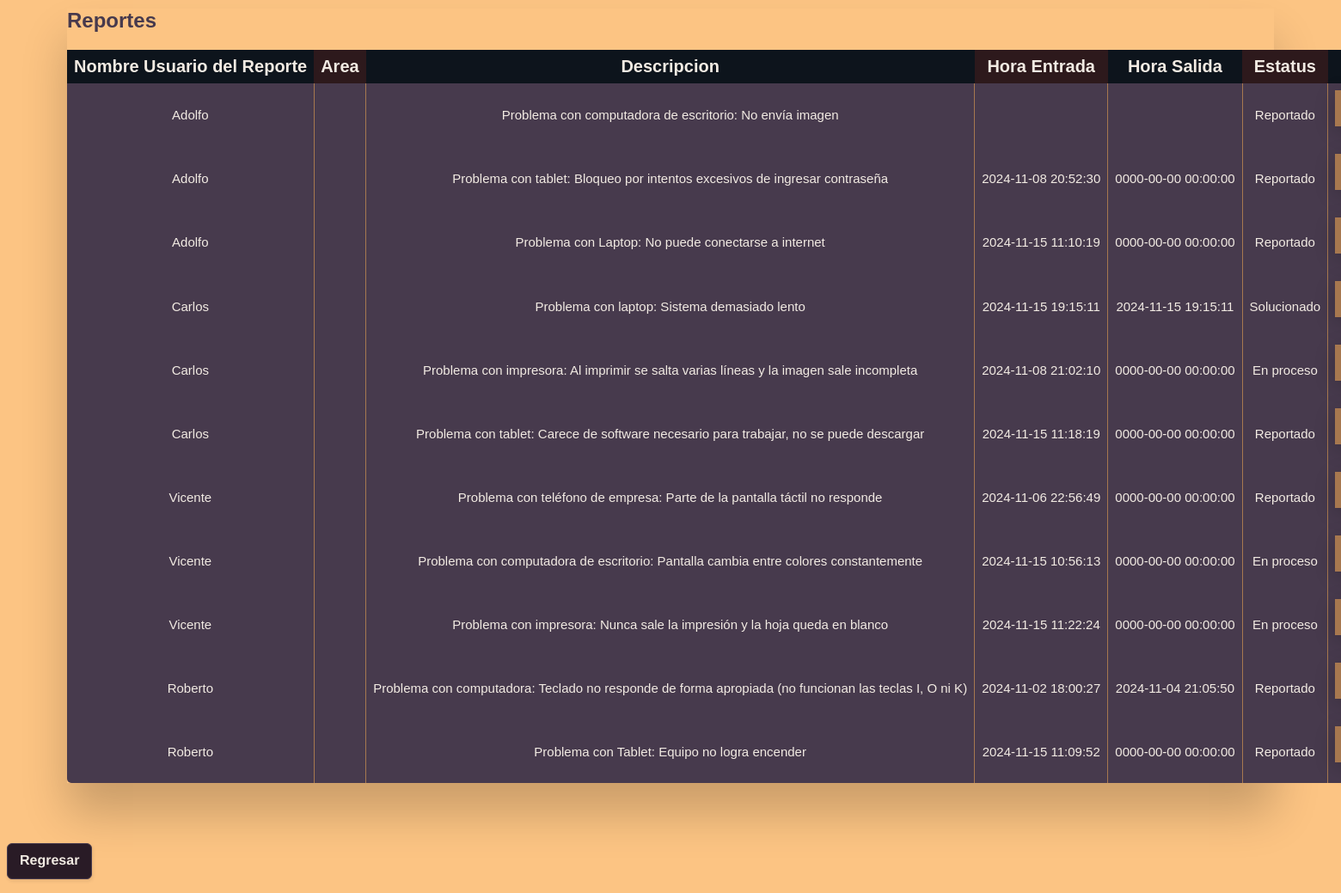
The app's page /tablareporteMantenimientoOLD.php, older data.
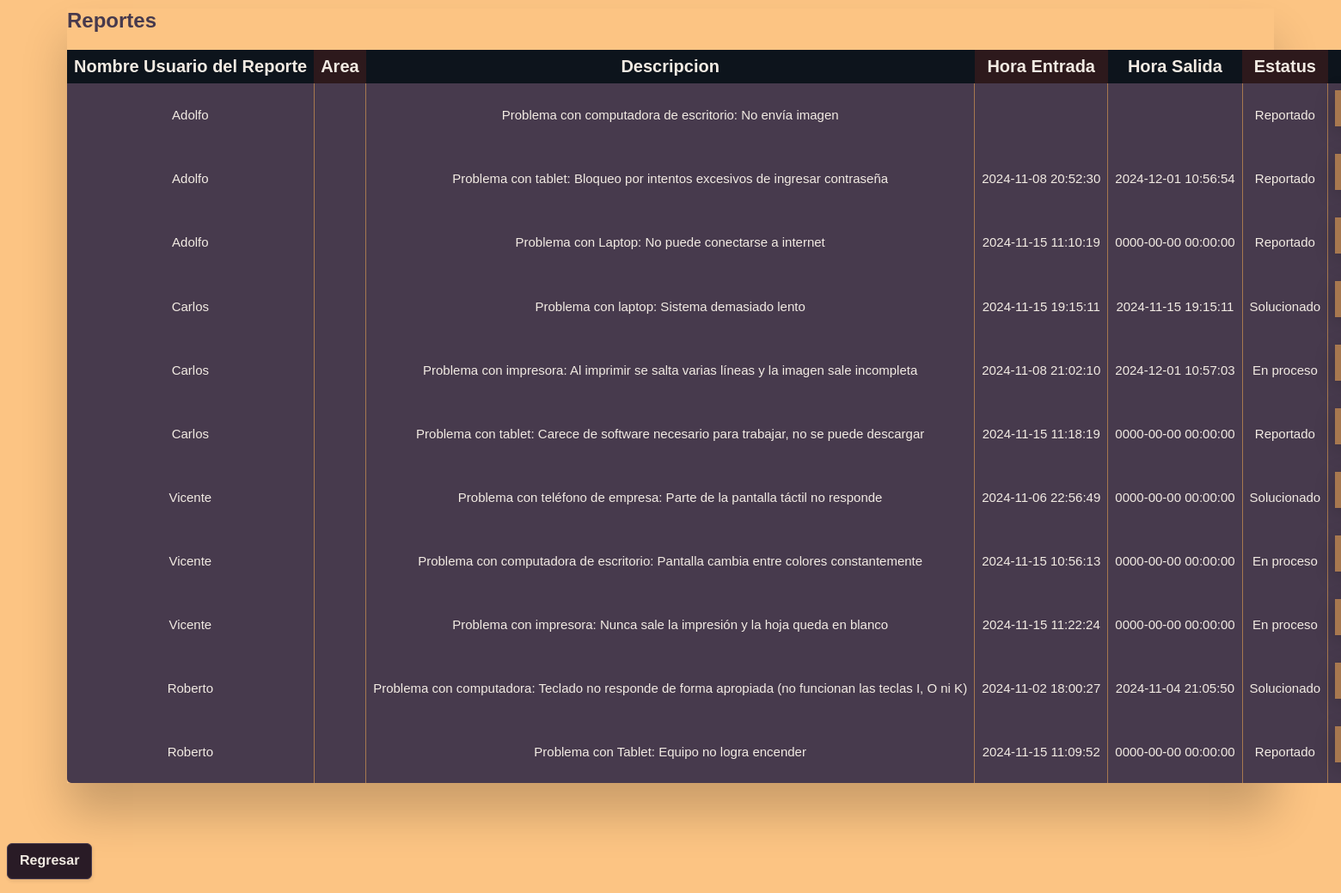
The same page, newer data.
### tables this page shows
CREATE TABLE `usuarioproblema` (
  `IdUsuario` int(11) NOT NULL,
  `IdProblema` int(11) NOT NULL
);

CREATE TABLE `usuario` (
  `ID` int(11) NOT NULL,
  `Nombre` varchar(40) NOT NULL,
  `Contraseña` varchar(14) NOT NULL,
  `Area` varchar(15) NOT NULL
);

CREATE TABLE `problema` (
  `ID` int(11) NOT NULL,
  `Descripción` varchar(255) NOT NULL,
  `Estatus` varchar(20) NOT NULL
);

CREATE TABLE `ticket` (
  `ID` int(11) NOT NULL,
  `HoraEntrada` datetime NOT NULL,
  `HoraSalida` datetime NOT NULL
);

### tablareporteMantenimientoOLD.php (the view, shortened to what this page needs)
<?php
require_once("conn.php");
$queryCP = $conn -> prepare("SELECT * FROM usuarioproblema");
if($queryCP->execute())
{
   echo '
   <link rel="stylesheet" href="css/Guti.css">
<div class="table-wrapper" role="region" tabindex="0">
<table class="fl-table">
    <h2>Reportes</h2>
    <thead>
        <tr>
            <th>Nombre Usuario del Reporte</th>
            <th>Area</th>
            <th>Descripcion</th>
            <th>Hora Entrada</th>
            <th>Hora Salida</th>
            <th>Estatus</th>
            <th>Cambiar estatus</th>
            <th>Agendar cita</th>
        </tr>
        </thead>';
   $resultCP = $queryCP->get_result();
   while($rowCP = $resultCP->fetch_assoc())
   {
      $idUsuarioProblemaActual = $rowCP['IdUsuario'];
      $idProblemaActual = $rowCP['IdProblema'];
      $areaProblemaActual = $rowCP['AreaProblema'];
      $queryCDE = $conn -> prepare("SELECT * FROM problema WHERE ID = ?");
      $queryCDE->bind_param("i",$idProblemaActual);
      $queryCDE->execute();
      $resultCDE = $queryCDE->get_result();
      $rowCDE = $resultCDE->fetch_assoc();
      $estadoProblemaActual = $rowCDE['Estatus'];
      $descProblemaActual = $rowCDE['Descripción'];
      $queryCH = $conn -> prepare("SELECT * FROM ticket WHERE ID = ?");
      $queryCH->bind_param("i",$idProblemaActual);
      $queryCH->execute();
      $resultCH = $queryCH->get_result();
      $rowCH = $resultCH->fetch_assoc();
      $horaenTicketActual = $rowCH['HoraEntrada'];
      $horasaTicketActual = $rowCH['HoraSalida'];
    $queryCN = $conn -> prepare("SELECT Nombre FROM usuario WHERE ID = ?");
    $queryCN->bind_param("i",$idUsuarioProblemaActual);
    $queryCN->execute();
    $resultCN = $queryCN->get_result();
    $rowCN = $resultCN->fetch_assoc();
    $nombreUsuarioProblemaActual = $rowCN['Nombre'];
      echo '
            <tbody>
            <tr>
            <td>'.htmlspecialchars($nombreUsuarioProblemaActual).'</td>
            <td>'.htmlspecialchars($areaProblemaActual).'</td>
            <td>'.htmlspecialchars($descProblemaActual).'</td>
            <td>'.htmlspecialchars($horaenTicketActual).'</td>
            <td>'.htmlspecialchars($horasaTicketActual).'</td>
            <td>'.htmlspecialchars($estadoProblemaActual).'</td>
            <td>
            <form method="post" action="cambiarestatus.php">
            <input name="id" value="'.htmlspecialchars($idProblemaActual).'" style="display:none;"></input>
            <select class="Select1" name="estatus" value="Reportado" selected required>
            <option value="Reportado">Reportado</option>
            <option value="En proceso de solucion">En Proceso</option>
            <option value="Solucionado">Resuelto</option>
            </select>
            <button class="boton1">Cambiar estado</button>
            </form>
            </td>
            <td>
            <form method="post" action="registrarCita.php">
            <input name="idProblema" value="'.htmlspecialchars($idProblemaActual).'" style="display:none;"></input>
            <input name="idUsuario" value="'.htmlspecialchars($idUsuarioProblemaActual).'" style="display:none;"></input>
            <input name="idMantenimiento" value="'.htmlspecialchars($_SESSION['idMantenimiento']).'" style="display:none;"></input>
            <input type="date" id="start" name="fecha" min="'.htmlspecialchars(date("y-m-d")).'" max="2999-12-31" required />
            <button class="boton1">Agendar cita</button>
            </form>
            </td>
               </tr>
               </tbody>';
   }
echo<<<HTML
  <tbody></tbody>
</table>
<div style="margin-top:8px"></div>
</div>
<form action="indexMAN.html">
<button class="boton1">Regresar</button>
</form>
HTML;
}
else{
   echo'no hay! yupi!!!!!!!!!!!!!!!!!!!!!!';
}
?>

### css/Guti.css (style rules this page uses)
* { box-sizing: border-box; -webkit-box-sizing: border-box; -moz-box-sizing: border-box; }
.table-wrapper { margin: 10px 70px 70px; box-shadow: 0px 35px 50px rgba( 0, 0, 0, 0.2 ); }
.table-wrapper h2 { color: #473A4D; }
.fl-table { border-radius: 5px; font-size: 12px; font-weight: normal; border: none; border-collapse: collapse; width: 100%; max-width: 100%; white-space: nowrap; background-color: #473A4D; }
.fl-table td, .fl-table th { text-align: center; padding: 8px; color: #F2EBE3; font-size: 20px; }
.fl-table td { border-right: 1px solid #A7784F; font-size: 15px; }
.fl-table thead th { color: #F2EBE3; background: #2D191C; }
.fl-table thead th:nth-child(odd) { color: #F2EBE3; background: #0D141C; }
.boton1 { background: #291B26; border: 1px solid #473A4D; border-radius: 6px; box-shadow: rgba(0, 0, 0, 0.1) 1px 2px 4px; box-sizing: border-box; color: #F2EBE3; cursor: pointer; display: inline-block; font-size: 16px; font-weight: 800; line-height: 16px; min-height: 40px; outline: 0; padding: 12px 14px; text-align: center; text-rendering: geometricprecision; text-transform: none; user-select: none; -webkit-user-select: none; touch-action: manipulation; vertical-align: middle; }
.Select1 { display: inline-block; background-color: #A7784F; color: white; padding: 12px; width: 150px; border: none; font-size: 14px; box-shadow: 0 5px 25px rgba(0, 0, 0, 0.2); outline: none; }
.Select1::before { content: "\f13a"; font-family: FontAwesome; position: absolute; top: 0; right: 0; width: 20%; height: 100%; text-align: center; font-size: 28px; line-height: 45px; color: rgba(255, 255, 255, 0.5); background-color: rgba(255, 255, 255, 0.1); pointer-events: none; }

Row changes from the older to the newer data that the page shows:
changed through a linked row, usuarioproblema "Problema con tablet: Bloqueo por intentos excesivos de ingresar contraseña": ticket.HoraSalida "0000-00-00 00:00:00" → "2024-12-01 10:56:54"
changed through a linked row, usuarioproblema (number 5 of 11 on the later page): ticket.HoraSalida "0000-00-00 00:00:00" → "2024-12-01 10:57:03"
changed through a linked row, usuarioproblema "Problema con teléfono de empresa: Parte de la pantalla táctil no responde": IdProblema.Estatus "Reportado" → "Solucionado"
changed through a linked row, usuarioproblema (number 10 of 11 on the later page): IdProblema.Estatus "Reportado" → "Solucionado"
